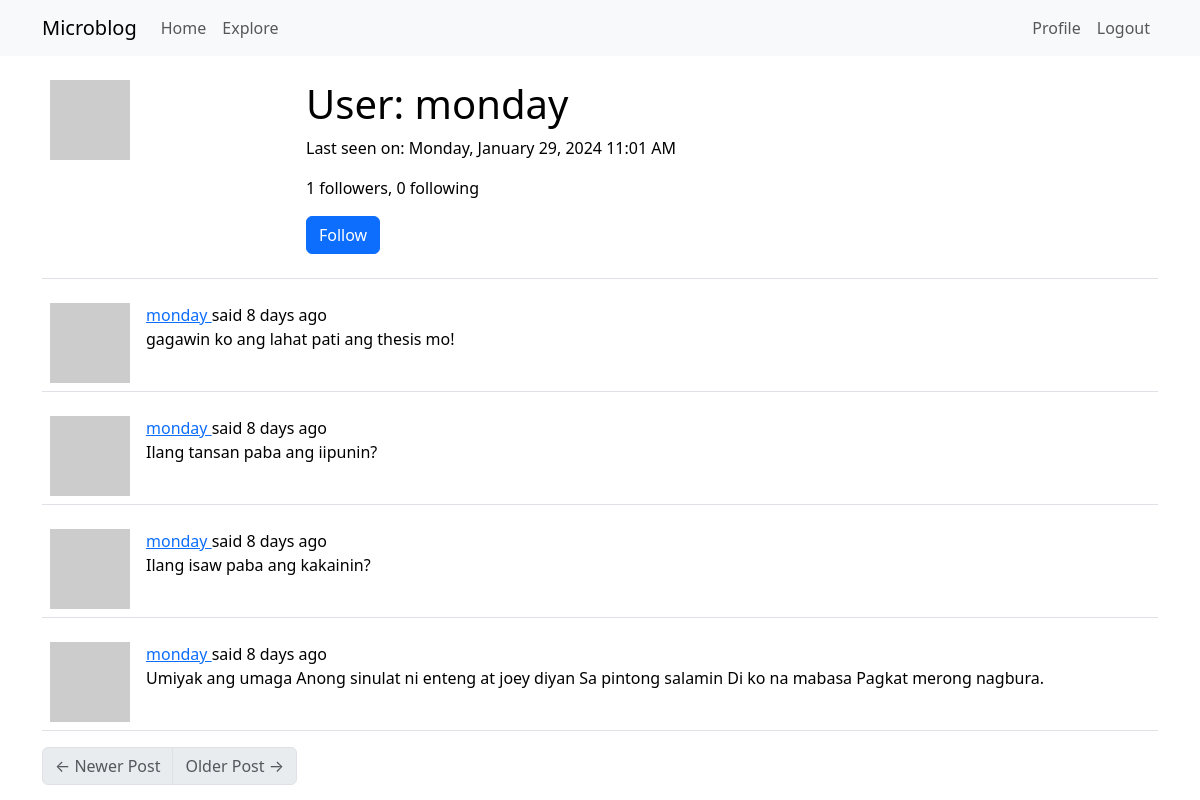
The page /user/monday (signed in) on the database its author committed.
### app/models.py (models this page shows, shortened)
class User(UserMixin, db.Model):
    id: so.Mapped[int] = so.mapped_column(primary_key=True)
    username: so.Mapped[str] = so.mapped_column(sa.String(64), index=True, unique=True)
    email: so.Mapped[str] = so.mapped_column(sa.String(120), index=True, unique=True)
    password_hash: so.Mapped[Optional[str]] = so.mapped_column(sa.String(256))
    posts: so.WriteOnlyMapped['Post'] = so.relationship(back_populates='author')
    about_me: so.Mapped[Optional[str]] = so.mapped_column(sa.String(140))
    last_seen: so.Mapped[Optional[datetime]] = so.mapped_column(default=lambda: datetime.now(timezone.utc))
    following: so.WriteOnlyMapped['User'] = so.relationship(secondary=followers, primaryjoin=(followers.c.follower_id == id),
                                                            secondaryjoin=(followers.c.followed_id == id),
                                                            back_populates='followers')
    followers: so.WriteOnlyMapped['User'] = so.relationship(secondary=followers, primaryjoin=(followers.c.followed_id == id),
                                                            secondaryjoin=(followers.c.follower_id == id),
                                                            back_populates='following')
    def avatar(self, size):
        digest = md5(self.email.lower().encode('utf-8')).hexdigest()
        return f'https://www.gravatar.com/avatar/{digest}?d=identicon&s={size}'
    def is_following(self, user):
        query = self.following.select().where(User.id == user.id)
        return db.session.scalar(query) is not None
    def followers_count(self):
        query = sa.select(sa.func.count()).select_from(self.followers.select().subquery())
        return db.session.scalar(query)
    def following_count(self):
        query = sa.select(sa.func.count()).select_from(self.following.select().subquery())
        return db.session.scalar(query)

class Post(db.Model):
    id: so.Mapped[int] = so.mapped_column(primary_key=True)
    body: so.Mapped[str] = so.mapped_column(sa.String(140))
    timestamp: so.Mapped[datetime] = so.mapped_column(index=True, default=lambda: datetime.now(timezone.utc))
    user_id: so.Mapped[int] = so.mapped_column(sa.ForeignKey(User.id), index=True)
    author: so.Mapped[User] = so.relationship(back_populates='posts')
    language: so.Mapped[Optional[str]] = so.mapped_column(sa.String(5))
    @login.user_loader
    def load_user(id):
        return db.session.get(User, int(id))

### app/main/routes.py (the view)
@bp.route('/user/<username>')
@login_required
def user(username):
    user = db.first_or_404(sa.select(User).where(User.username == username))
    page = request.args.get('page', 1, type=int)
    query = user.posts.select().order_by(Post.timestamp.desc())
    posts = db.paginate(query, page=page, per_page=current_app.config['POSTS_PER_PAGE'], error_out=False)
    next_url = url_for('main.user', username=user.username, page=posts.next_num)\
        if posts.has_next else None
    prev_url = url_for('main.user', username=user.username, page=posts.prev_num)\
        if posts.has_prev else None
    form = EmptyForm()
    return render_template('user.html', user=user, posts=posts.items, next_url=next_url, prev_url=prev_url, form=form)

### app/main/forms.py
class EmptyForm(FlaskForm):
    submit = SubmitField('Submit')

### app/main/routes.py (called while the page is built)
@bp.before_app_request
def before_request():
    if current_user.is_authenticated:
        current_user.last_seen = datetime.now(timezone.utc)
        db.session.commit()
    g.locale = str(get_locale())

### app/templates/user.html (shortened to what this page needs)
{% extends "base.html" %}
{% block content %}
    <table class="table table-hover">
        <tr>
            <td width="256px"><img src="{{ user.avatar(256) }}"></td>
            <td>
                <h1>{{ _('User') }}: {{ user.username }}</h1>
                {% if user.last_seen %}
                <p>{{ _('Last seen on') }}: {{ moment(user.last_seen).format('LLLL') }}</p>{% endif %}
                <p>{{ _('%(count)d followers', count=user.followers_count()) }}, {{ _('%(count)d following', count=user.following_count()) }}</p>
                {% if user == current_user %}
                <p><a href="{{ url_for('main.edit_profile') }}">{{ _('Edit profile') }}</a></p>
                {% elif not current_user.is_following(user) %}
                <p>
                    <form action="{{ url_for('main.follow', username=user.username) }}" method="post">
                        {{ form.submit(value=_('Follow'), class_='btn btn-primary') }}
                    </form>
                </p>
                {% endif %}
            </td>
        </tr>
    </table>
    {% for post in posts %}
        {% include '_post.html' %}
    {% endfor %}
    <nav aria-label="Post navigation">
        <ul class="pagination">
            <li class="page-item{% if not prev_url %} disabled{% endif %}">
                <a class="page-link" href="{{ prev_url }}">
                    <span aria-hidden="true">&larr;</span> {{ _('Newer Post') }}
                </a>
            </li>
            <li class="page-item{% if not next_url %} disabled{% endif %}">
                <a class="page-link" href="{{ next_url }}">
                    {{ _('Older Post') }} <span aria-hidden="true">&rarr;</span>
                </a>
            </li>
        </ul>
    </nav>
{% endblock %}

### app/templates/_post.html (shortened to what this page needs)
<table class="table table-hover">
    <tr>
        <td width="50px">
            <a href="{{ url_for('main.user', username=post.author.username) }}">
                <img src="{{ post.author.avatar(50) }}" />
            </a>
        </td>
        <td>
            {{ _('%(username)s said %(when)s',
                username=user_link, when=moment(post.timestamp).fromNow()) }}
            <br>
            <span id="post{{ post.id }}">{{ post.body }}</span>
        </td>
    </tr>
</table>

### rows shown on the page
User: username "monday", last_seen "Monday, January 29, 2024 11:01 AM"
Post: body "gagawin ko ang lahat pati ang thesis mo!"
Post: body "Ilang tansan paba ang iipunin?"
Post: body "Ilang isaw paba ang kakainin?"
Post: body "Umiyak ang umaga Anong sinulat ni enteng at joey diyan Sa pintong salamin Di ko na mabasa Pagkat merong nagbura."
